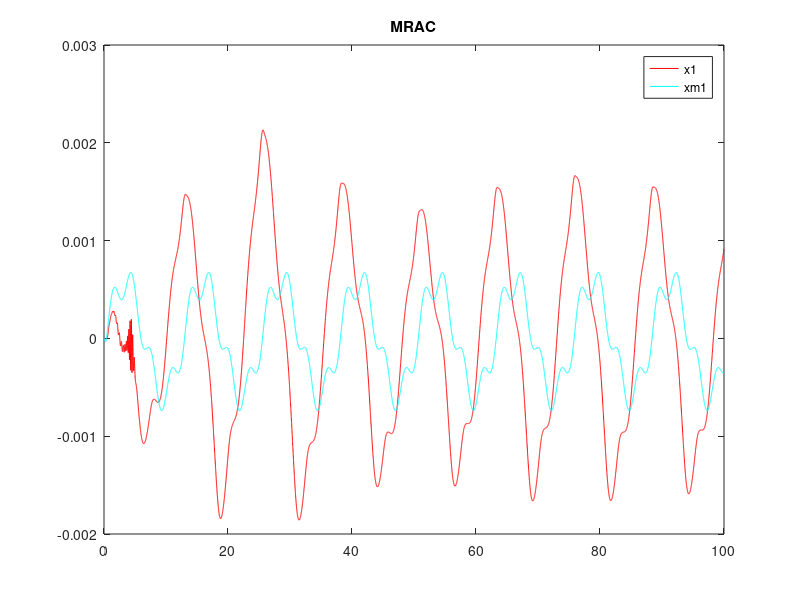

The MATLAB script that drew this image:
%MRAC
clear;clc;
totaltime=100;
delta=0.01;
totalstep=totaltime/delta;
%select para.
Q=[0.00001 0 0;0 0.00001 0;0 0 100000];
pole=conv([1 13],conv([1 12],[1 11]));
Am=[0 1 0;0 0 1;-pole(4) -pole(3) -pole(2)];bm=1;%model
A=[0 1 0;0 0 1;-12 -4 -3];b=1;%real sys.
P=lyap(Am,Q);
gamma0=1;gamma1=1;gamma2=1;gamma3=1;

%model
xm1(1)=0;xm2(1)=0;xm3(1)=0;
for k=1:totalstep
%     r(k)=1;
    r(k)=sin(0.5*k*delta)+0.3*cos(2*k*delta+4);
    xm1_dot(k)=xm2(k);
    xm2_dot(k)=xm3(k);
    xm3_dot(k)=Am(3,1)*xm1(k)+Am(3,2)*xm2(k)+Am(3,3)*xm3(k)+bm*r(k);
    xm1(k+1)=xm1(k)+xm1_dot(k)*delta;
    xm2(k+1)=xm2(k)+xm2_dot(k)*delta;
    xm3(k+1)=xm3(k)+xm3_dot(k)*delta;
end

%real sys.
theta0(1)=0;theta1(1)=0;theta2(1)=0;theta3(1)=0;
x1(1)=0;x2(1)=0;x3(1)=0;
for k=1:totalstep
    
    u(k)=theta0(k)*r(k)+theta1(k)*x1(k)+theta2(k)*x2(k)+theta3(k)*x3(k);
    
    x1_dot(k)=x2(k);
    x2_dot(k)=x3(k);
    x3_dot(k)=A(3,1)*x1(k)+A(3,2)*x2(k)+A(3,3)*x3(k)+1*u(k);
    x1(k+1)=x1(k)+x1_dot(k)*delta;
    x2(k+1)=x2(k)+x2_dot(k)*delta;
    x3(k+1)=x3(k)+x3_dot(k)*delta;
    
    
    e1(k)=xm1(k)-x1(k);
    e2(k)=xm2(k)-x2(k);
    e3(k)=xm3(k)-x3(k);
    zeta(k)=0.5*(P(1,3)*e1(k)+P(2,3)*e2(k)+P(3,3)*e3(k));
    theta0_dot(k)=zeta(k)*r(k)/(b*gamma0);
    theta1_dot(k)=zeta(k)*x1(k)/(b*gamma1);
    theta2_dot(k)=zeta(k)*x2(k)/(b*gamma2);
    theta3_dot(k)=zeta(k)*x3(k)/(b*gamma3);
    
    theta0(k+1)=theta0(k)+theta0_dot(k)*delta;
    theta1(k+1)=theta1(k)+theta1_dot(k)*delta;
    theta2(k+1)=theta2(k)+theta2_dot(k)*delta;
    theta3(k+1)=theta3(k)+theta3_dot(k)*delta;
    
end


plot([0:1:totalstep]*delta,x1,'r');hold on;
% plot([0:1:totalstep]*delta,x2,'b');hold on;
% plot([0:1:totalstep]*delta,x3,'g');hold on;
plot([0:1:totalstep]*delta,xm1,'c');hold on;
% plot([0:1:totalstep]*delta,xm2,'m');hold on;
% plot([0:1:totalstep]*delta,xm3,'y');hold on;
legend('x1','xm1');
title('MRAC');